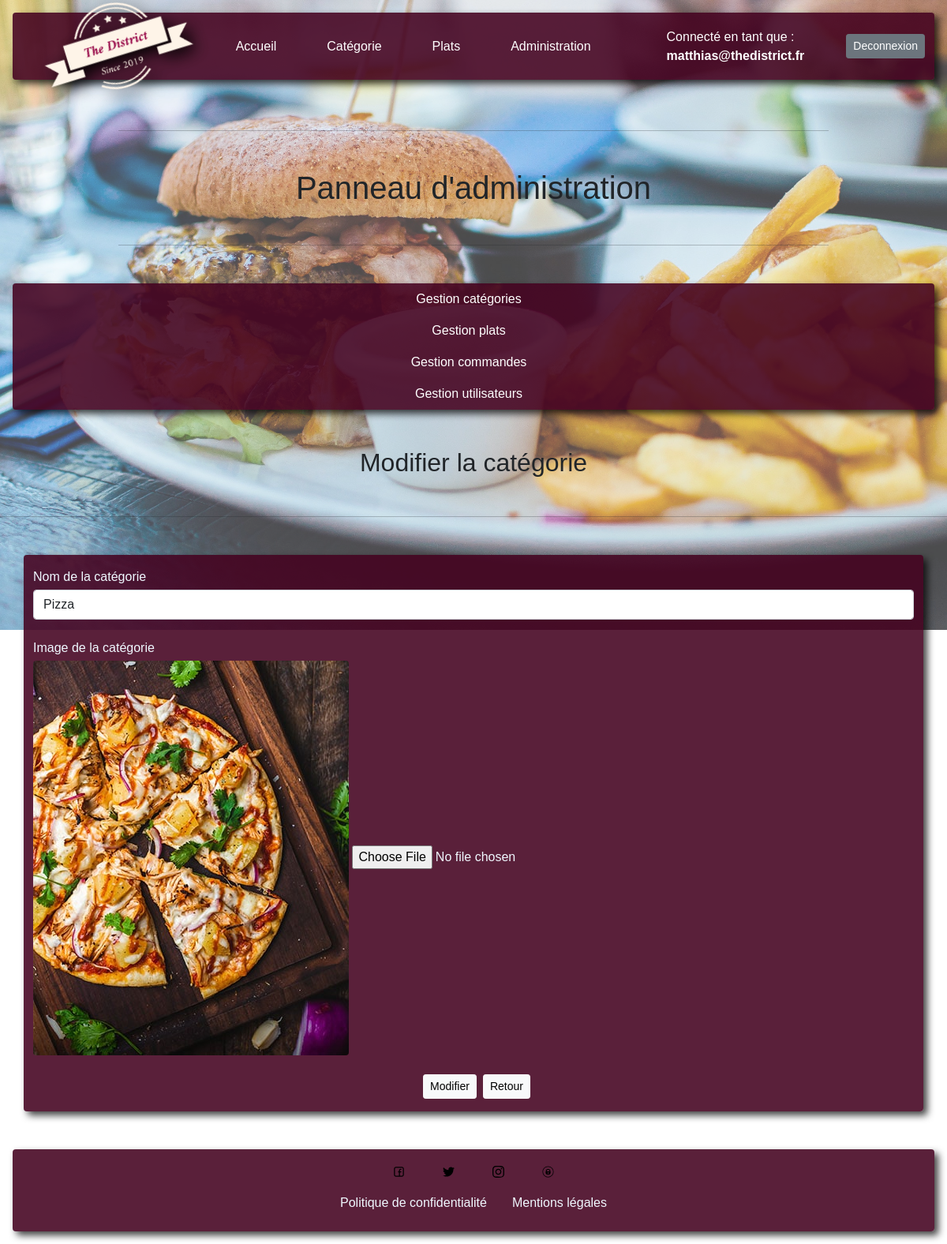
The app's page /?page=admin&gest=cat_mod&id_categorie=4 (signed in) with its own data.
### tables this page shows
CREATE TABLE IF NOT EXISTS `categorie` (
  `id_categorie` int(10) unsigned NOT NULL AUTO_INCREMENT,
  `libelle` varchar(100) NOT NULL,
  `image` varchar(255) NOT NULL,
  `active` varchar(10) NOT NULL,
  PRIMARY KEY (`id_categorie`) USING BTREE
);

### dao.php (called while the page is built, shortened)
<?php
function o_display_cat($id){
    $db = connexionBase();
    $query = $db->prepare('SELECT * FROM categorie WHERE id_categorie = ?;');
    $query->execute(array($id));
    $tab = $query->fetch(PDO::FETCH_OBJ);
    return $tab;
}
?>

### content/admin/update_cat_form.php (the view, shortened to what this page needs)
<?php
require_once('dao.php');
$categorie = o_display_cat($_GET['id_categorie'])
?>
<main>
    <h2 class="text-center mb-5">Modifier la catégorie</h2>
    <hr>
    <div class="container my-5 mnb-nm rounded">
        <form method="post" action="/content/admin/update_cat_script.php" enctype="multipart/form-data">
            <div class="form-group">
                <label for="nom_categorie" class="mt-3 mb-1">Nom de la catégorie</label>
                <input type="text" class="form-control mb-4" id="nom_categorie" name="nom_categorie" value="<?= $categorie->libelle ?>" required>
            </div>
            <div class="form-group">
                <label for="image" class="mb-1">Image de la catégorie</label><br>
                <img src="../../asset/img/category/<?= $categorie->image ?>" class="rounded" alt="<?= $categorie->image ?>">
                <input type="file" class="form-control-file" id="image_cat" name="image_cat">
            </div>
            <div class="form-group d-flex justify-content-center">
                <input type="submit" name="submit" class="btn btn-light btn-sm text-black mt-4 mb-3 mx-2" value="Modifier"></input>
                <a href="/?page=admin&gest=cat" class="btn btn-light btn-sm text-black mt-4 mb-3">Retour</a>
            </div>
        </form>
    </div>
</main>

### asset/css/styles.css (style rules this page uses)
body { font-family: "Open_Sans", sans-serif; }
a:link { color: aliceblue; text-decoration: none; }
.mnb-nm { box-shadow: 5px 5px 10px 0px rgba(0, 0, 0, 0.75); -webkit-box-shadow: 5px 5px 10px 0px rgba(0, 0, 0, 0.75); -moz-box-shadow: 5px 5px 10px 0px rgba(0, 0, 0, 0.75); background-color: #440320e1; color: aliceblue; }

### records on screen
categorie: nom_categorie "Pizza", image (picture)

### other values on screen
$_SESSION["login"] "matthias@thedistrict.fr"
